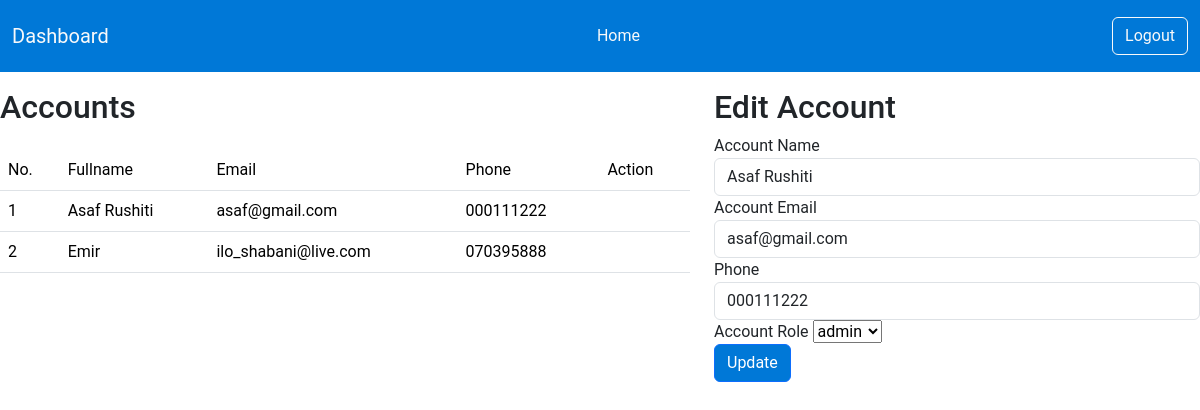
Screenshot of /admin/accounts.php?user_id=7 (signed in) with the database file from the repository.
### tables this page shows
CREATE TABLE `user` (
  `id` int(11) NOT NULL,
  `fullname` varchar(50) NOT NULL,
  `email` varchar(50) NOT NULL,
  `password` varchar(65) NOT NULL,
  `phone` varchar(20) NOT NULL,
  `role` enum('client','admin') NOT NULL,
  `login_token` varchar(255) NOT NULL
);

### admin/accounts.php (the view, shortened to what this page needs)
<?php
include_once('includes/header.php');
$u = null;
if (isset($_GET['user_id']) && filter_var($_GET['user_id'], FILTER_VALIDATE_INT)) {
    $userId = (int)$_GET['user_id'];
    $sql_user = "SELECT * FROM `user` WHERE id = ?";
    $stm_user = $pdo->prepare($sql_user);
    $stm_user->execute([$userId]);
    $u = $stm_user->fetch(PDO::FETCH_ASSOC);
}
$sql_users = "SELECT * FROM `user`";
$stm_users = $pdo->prepare($sql_users);
$stm_users->execute();
$users = $stm_users->fetchAll(PDO::FETCH_ASSOC);
?>
<div class="row tm-content-row tm-mt-big mt-3">
    <div class="tm-col tm-col-big col-md-7 col-12">
        <div class="bg-white tm-block">
            <div class="row">
                <div class="col-12">
                    <h2 class="tm-block-title d-inline-block">Accounts</h2>
                </div>
            </div>
            <div class="table-responsive">
                <table class="table table-hover mt-3">
                    <thead>
                        <tr class="tm-bg-gray">
                            <th scope="col">No.</th>
                            <th scope="col">Fullname</th>
                            <th scope="col">Email</th>
                            <th scope="col">Phone</th>
                            <th scope="col">Action</th>
                        </tr>
                    </thead>
                    <tbody>
                        <?php foreach ($users as $i => $user) : ?>
                            <tr>
                                <td><?= $i + 1 ?></td>
                                <td class="tm-user-name"><?= htmlspecialchars($user['fullname']) ?></td>
                                <td class="tm-user-name"><?= htmlspecialchars($user['email']) ?></td>
                                <td class="tm-user-name"><?= htmlspecialchars($user['phone']) ?></td>
                                <td class="text-center">
                                    <form action="<?= htmlspecialchars($_SERVER['PHP_SELF']) ?>" method="post" style="display:inline;">
                                        <button type="submit" name="delete_btn" class="btn btn-link p-0" onclick="return confirm('Are you sure you want to delete this user?');">
                                        </button>
                                    </form>
                                </td>
                            </tr>
                        <?php endforeach; ?>
                    </tbody>
                </table>
            </div>
        </div>
    </div>
    <div class="tm-col tm-col-big col-md-5 col-12">
        <div class="bg-white tm-block">
            <div class="row">
                <div class="col-12">
                    <h2 class="tm-block-title">Edit Account</h2>
                </div>
            </div>
            <div class="row">
                <div class="col-12">
                    <form action="<?= htmlspecialchars($_SERVER['PHP_SELF']) ?>" method="POST" class="tm-signup-form">
                        <?php if ($u) : ?>
                            <div class="form-group">
                                <label for="name">Account Name</label>
                                <input value="<?= htmlspecialchars($u['fullname']) ?>" id="name" name="fullname" type="text" class="form-control validate">
                            </div>
                            <div class="form-group">
                                <label for="email">Account Email</label>
                                <input value="<?= htmlspecialchars($u['email']) ?>" id="email" name="email" type="email" class="form-control validate">
                            </div>
                            <div class="form-group">
                                <label for="phone">Phone</label>
                                <input value="<?= htmlspecialchars($u['phone']) ?>" id="phone" name="phone" type="tel" class="form-control validate">
                            </div>
                            <div class="form-group">
                                <label for="role">Account Role</label>
                                <select name="role" id="role" class="custom-select">
                                    <option value="<?= htmlspecialchars($u['role']) ?>" selected><?= htmlspecialchars($u['role']) ?></option>
                                </select>
                            </div>
                            <div class="row">
                                <div class="col-5 col-md-4">
                                    <button class="btn btn-primary" name="edit_btn">Update</button>
                                </div>
                            </div>
                        <?php endif; ?>
                    </form>
                </div>
            </div>
        </div>
    </div>
</div>
</body>
</html>

### admin/assets/css/style.css (style rules this page uses)
* { font-family: "Roboto", sans-serif; font-weight: 400; font-style: normal; }
.bg-primary, .btn-primary { background-color: #0078d7 !important; }

### rows the page displays
user: fullname "Asaf Rushiti", email "asaf@gmail.com", phone "000111222", role "admin"
user: fullname "Emir", email "ilo_shabani@live.com", phone "070395888"
